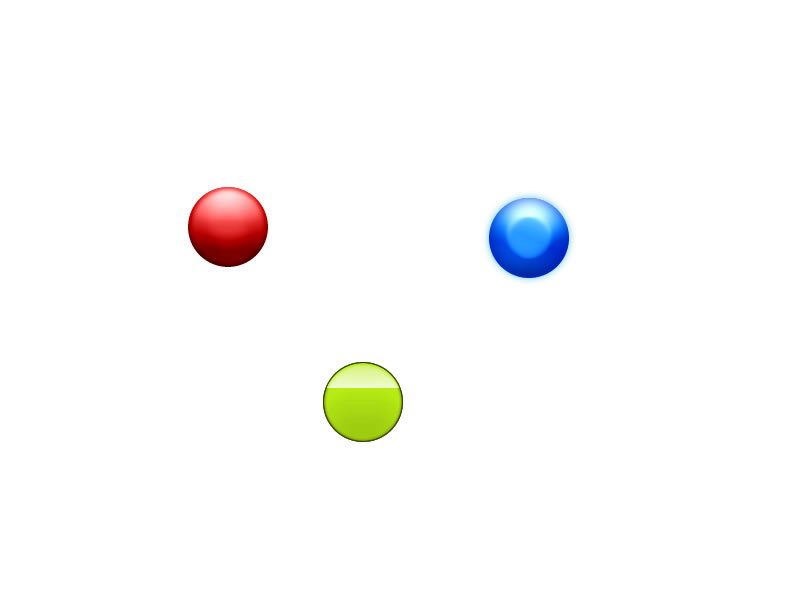
#> input picture Visual Studio Code/lesson2/top.jpg, 800 x 600 px, found by its file name
$ python lesson2.py
#> lines starting #> are read from the running program, lines starting #| are printed output that depends on the picture
import numpy as np
import cv2
#img= cv2.imread("top.jpg",1)#renkli okuma
img=cv2.imread("C:/Users/DELL/Documents/Visual Studio Code/Visual_Studio_Code/Visual Studio Code/lesson2/top.jpg",0) #gri okuma
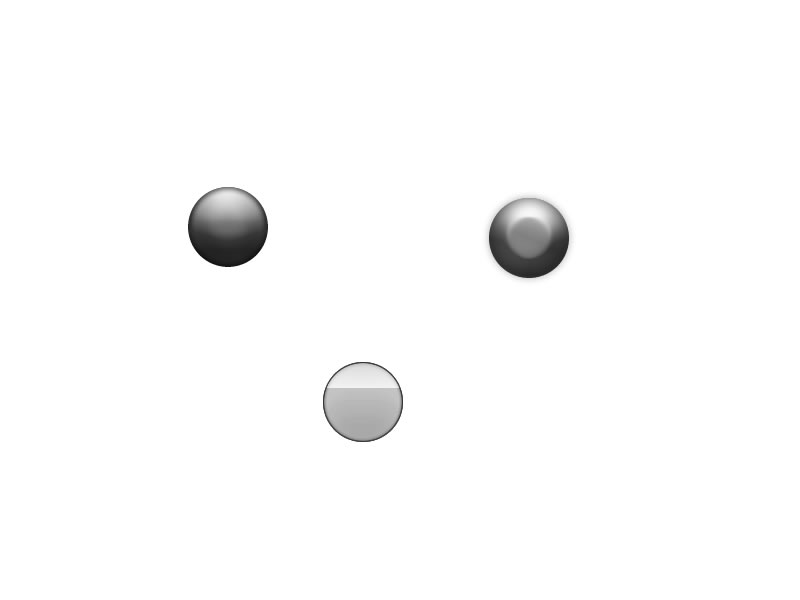
#> img: shape (600, 800); min 8, max 255, mean 251.1
cv2.imshow('image',img)# ekrana getirme
k= cv2.waitKey(0) &0XFF
#> (key Esc is pressed here)
#> (the run stopped early here; a loop or call above may not have finished)
